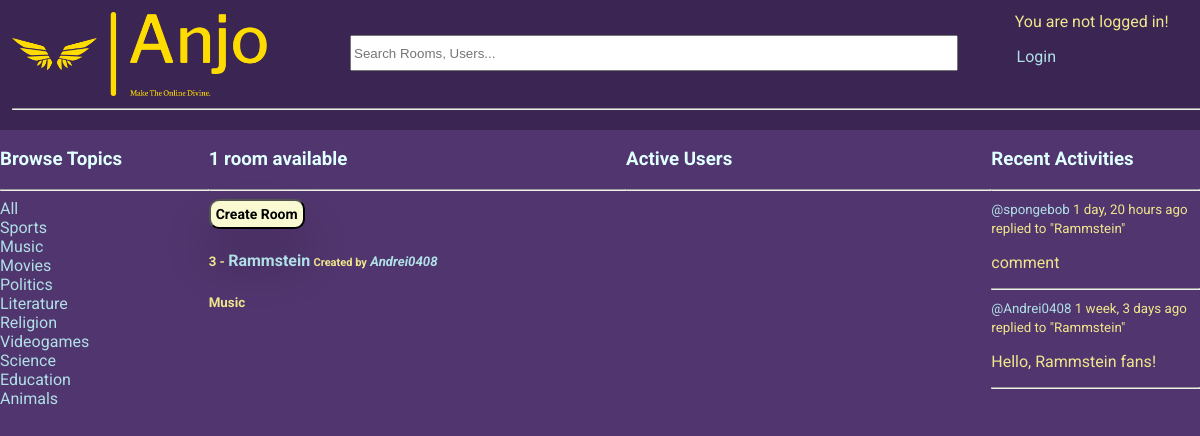
/?q=Music, run on the app's committed database.
### base/models.py (models this page shows, shortened)
class Topic(models.Model):
    name = models.CharField(max_length=200, unique=True)

class Room(models.Model):
    host = models.ForeignKey(User, on_delete=models.SET_NULL, null=True)
    topic = models.ForeignKey(Topic, on_delete=models.SET_NULL, null=True)
    name = models.CharField(max_length=200)
    description = models.TextField(null=True, blank=True)
    participants = models.ManyToManyField(User, related_name='participants', blank=True) # the users currently active in the room
    updated = models.DateTimeField(auto_now=True)
    created = models.DateTimeField(auto_now_add=True)
    class Meta:
        ordering = ['-updated', '-created'] # newest updated item should come first
    def __str__(self):
        return str(self.name)

class Message(models.Model):
    user = models.ForeignKey(User, on_delete=models.CASCADE) # on delete -> CASCADE = delete all children
    room = models.ForeignKey(Room, on_delete=models.CASCADE)
    body = models.TextField()
    updated = models.DateTimeField(auto_now=True)
    created = models.DateTimeField(auto_now_add=True)
    class Meta:
        ordering = ['-updated', '-created'] # newest updated item should come first
    def __str__(self):
        return self.body[0:50]

### base/views.py (the view)
# urls.py: path('', views.home, name="home"),
def home(request):
    q = request.GET.get('q') if request.GET.get('q') != None else ''
    rooms = Room.objects.filter(
        Q(topic__name__icontains=q) |
        Q(name__icontains=q) |
        Q(description__icontains=q) |
        Q(participants__username__icontains=q) |
        Q(host__username__icontains=q)
        )
    topics = Topic.objects.filter()
    room_count = rooms.count()
    room_messages = Message.objects.filter(
        Q(room__topic__name__icontains=q)
        )
    users = User.objects.filter(
        Q(username__icontains=q)
    )
    users_count = users.count()
    users_messages = Message.objects.filter(
        Q(user__username__icontains=q)
    )
    context = {'rooms':rooms, 'topics': topics, 'room_count': room_count, 'room_messages': room_messages,
               'users':users, 'users_count': users_count, 'users_messages': users_messages}
    return render(request, 'base/home.html', context)

### base/templates/base/home.html (shortened to what this page needs)
{% extends 'main.html' %}
{% block content %}
<div class="home-container">
    <div>
        {% include 'base/topics_component.html' %}
    </div>
    <div>
        {% if room_count == 0 %}
            <h3>No rooms available</h3>
        {% elif room_count == 1 %}
            <h3>{{room_count}} room available</h3>
        {% else %}
            <h3>{{room_count}} rooms available</h3>
        {% endif %}
        <hr>
        <form action="{% url 'create-room' %}">
            <input type="submit" value="Create Room" class="input-button" id="input-button-create-room">
        </form>
        {% include 'base/feed_component.html' %}
    </div>
    <div>
        {% include 'base/users_component.html' %}
    </div>
    <div>
        {% include 'base/activity_component.html' %}
    </div>
</div>
{% endblock content %}

### base/templates/base/topics_component.html (shortened to what this page needs)
<h3>Browse Topics</h3>
        <hr>
        <div>
            <a href="{% url 'home' %}">All</a>
        </div>
        {% for topic in topics %}
            <div>
                <a href="{% url 'home' %}?q={{topic.name}}">{{topic.name}}</a>
            </div>
        {% endfor %}
        <br>

### base/templates/base/feed_component.html (shortened to what this page needs)
<div>
    {% for room in rooms %}
        <div class="feed-container">
            <h5>
                <div>
                    {{room.id}} - <a style="font-size: 16px;" href="{% url 'room' room.id %}">{{room.name}}</a>
                    <span>
                        <small>Created by</small> <i><a href="{% url 'user-profile' room.host.id %}">{{room.host.username}}</a></i>
                    </span>
                </div>
            </h5>
            <small><b>{{room.topic.name}}</b></small>
        </div>
    {% endfor %}
</div>

### base/templates/base/activity_component.html (shortened to what this page needs)
<h3>Recent Activities</h3>
        <hr>
        {% for message in room_messages %}
            <div>
                <small><a href="{% url 'user-profile' message.user.id %}">@{{message.user}}</a> {{message.created|timesince}} ago</small>
                <small>replied to "{{message.room}}"</small>
                <p>{{message}}</p>
                <hr>
            </div>
        {% endfor %}

### static/css/main.css (style rules this page uses)
:root { font-family: 'Roboto','Franklin Gothic Medium', 'Arial Narrow', Arial, sans-serif; }
body { background-color: rgb(81, 53, 110); color: khaki; margin: 0; width: 100vw; height: 100vh; max-width: 100%; overflow-x: hidden; }
form { display: inline; }
.input-button { display: flex; align-items: center; font-family: inherit; font-size: 12px; background-color: lightgoldenrodyellow; border-radius: 10px; font-weight: bold; box-shadow: 0px 30px 50px 0px rgba(0, 0, 0, 0.2); }
form .input-button { display: inline; }
#input-button-create-room { font-size: 14px; padding: 5px 5px 5px 5px; }
h3 { color: lightcyan; }
a { text-decoration: none; }
a:link { color: powderblue; }

### base/templates/base/home.html (style rules this page uses)
.home-container { display: grid; grid-template-columns: 1fr 2fr 1.75fr 1fr; }

### data on the page
Topic: name "Sports"
Topic: name "Music"
Topic: name "Movies"
Topic: name "Politics"
Topic: name "Literature"
Topic: name "Religion"
Topic: name "Videogames"
Topic: name "Science"
Topic: name "Education"
Topic: name "Animals"
Room: id "3", name "Rammstein", host.username "Andrei0408", topic.name "Music"
Message: user "spongebob", created "1 day, 20 hours", room "Rammstein", body "comment"
Message: user "Andrei0408", created "1 week, 3 days", room "Rammstein", body "Hello, Rammstein fans!"

### other printed values
{{ room_count }} "1"
